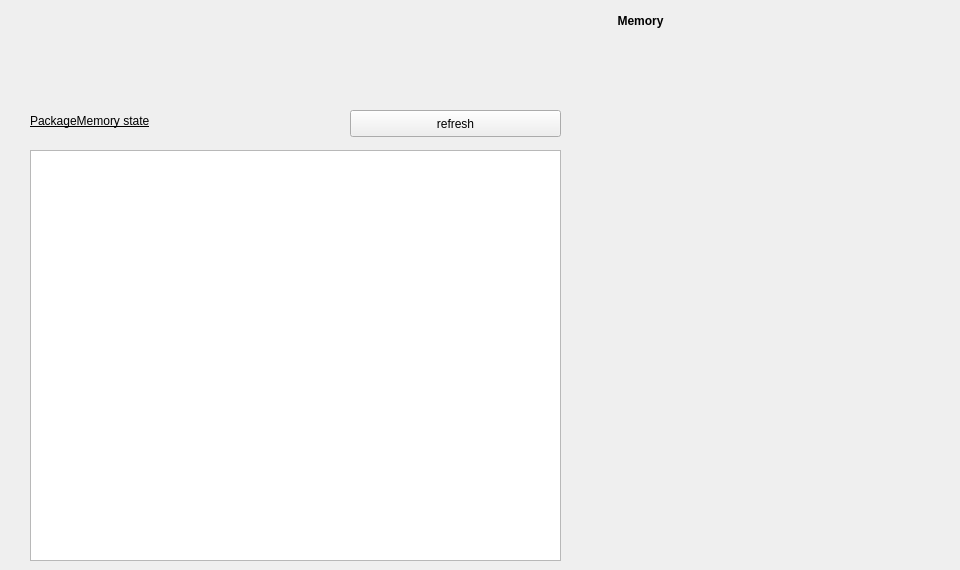
      <widget class="QWidget" name="tab">
       <attribute name="title">
        <string>Memory</string>
       </attribute>
       <widget class="QTextBrowser" name="textBrowser_MemoryClearer_DisplayPkg">
        <property name="geometry">
         <rect>
          <x>30</x>
          <y>150</y>
          <width>531</width>
          <height>411</height>
         </rect>
        </property>
        <property name="textInteractionFlags">
         <set>Qt::LinksAccessibleByKeyboard|Qt::LinksAccessibleByMouse|Qt::TextBrowserInteraction|Qt::TextSelectableByKeyboard|Qt::TextSelectableByMouse</set>
        </property>
       </widget>
       <widget class="QPushButton" name="pushButton_MemoryClearer_RefreshPkg">
        <property name="geometry">
         <rect>
          <x>350</x>
          <y>110</y>
          <width>211</width>
          <height>27</height>
         </rect>
        </property>
        <property name="text">
         <string>refresh</string>
        </property>
       </widget>
       <widget class="QLabel" name="label_MemoryClearer_Title">
        <property name="geometry">
         <rect>
          <x>330</x>
          <y>10</y>
          <width>621</width>
          <height>21</height>
         </rect>
        </property>
        <property name="font">
         <font>
          <bold>true</bold>
         </font>
        </property>
        <property name="text">
         <string>Memory</string>
        </property>
        <property name="alignment">
         <set>Qt::AlignCenter</set>
        </property>
       </widget>
       <widget class="QLabel" name="label_6">
        <property name="geometry">
         <rect>
          <x>30</x>
          <y>110</y>
          <width>201</width>
          <height>21</height>
         </rect>
        </property>
        <property name="font">
         <font>
          <underline>true</underline>
         </font>
        </property>
        <property name="text">
         <string>PackageMemory state</string>
        </property>
       </widget>
      </widget>
